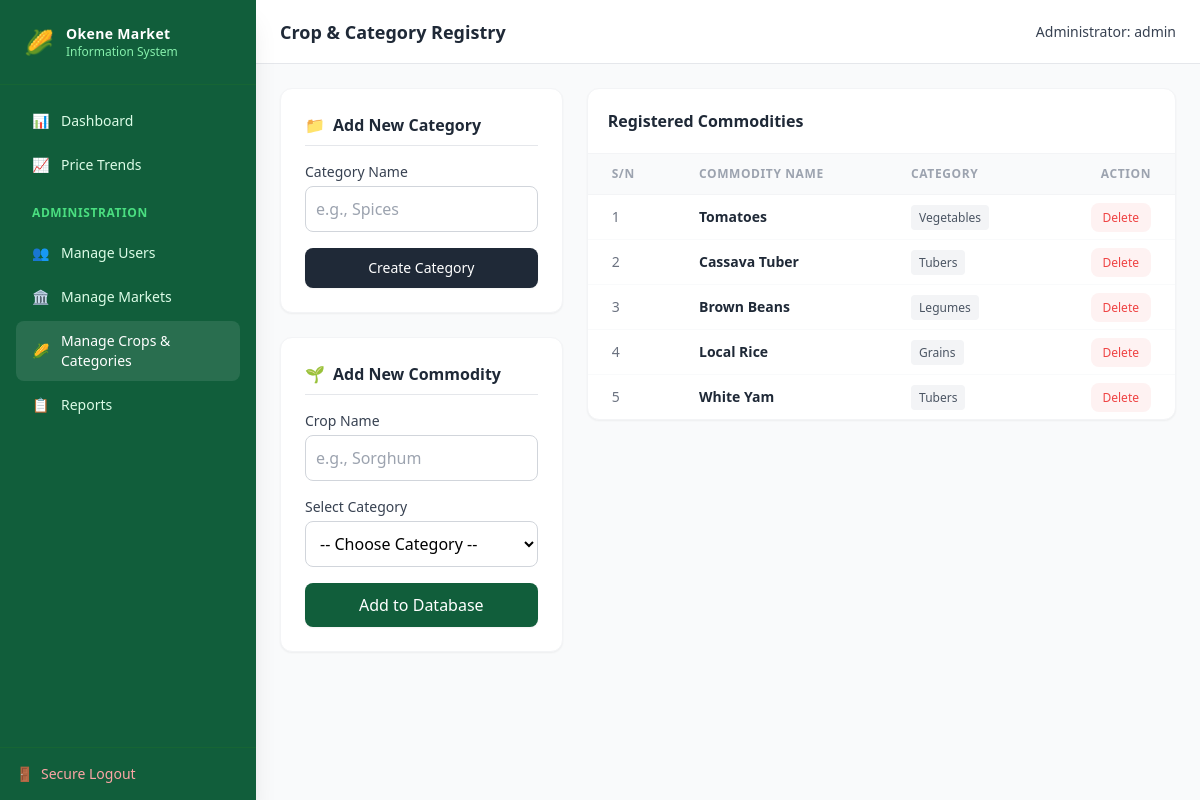
The app's page /cmpis/manage_crops.php (signed in) with its own data.
### tables this page shows
CREATE TABLE `commodities` (
  `id` int(11) NOT NULL,
  `commodity_name` varchar(100) NOT NULL,
  `category` varchar(100) DEFAULT NULL
);

### cmpis/manage_crops.php (the view, shortened to what this page needs)
<?php
require_once 'config/db.php';
$userFullName = $_SESSION['fullname'];
$commodities = $pdo->query("SELECT * FROM commodities ORDER BY id DESC")->fetchAll(PDO::FETCH_ASSOC);
?>
<!DOCTYPE html>
<html lang="en">
<head>
    <script src="https://cdn.tailwindcss.com"></script>
</head>
<body class="bg-gray-50 font-sans antialiased flex min-h-screen">
    <aside class="w-64 bg-okene-green text-white flex flex-col justify-between hidden lg:flex shadow-xl z-20">
        <div>
            <div class="p-6 border-b border-green-800 flex items-center space-x-3">
                <span class="text-2xl">🌽</span>
                <div>
                    <h1 class="font-bold text-sm tracking-wide">Okene Market</h1>
                    <p class="text-xs text-green-300">Information System</p>
                </div>
            </div>
            <nav class="p-4 space-y-1">
                <a href="dashboard.php" class="flex items-center space-x-3 text-green-100 hover:bg-white/5 px-4 py-2.5 rounded-lg text-sm transition-colors"><span>📊</span> <span>Dashboard</span></a>
                <a href="trends.php" class="flex items-center space-x-3 text-green-100 hover:bg-white/5 px-4 py-2.5 rounded-lg text-sm transition-colors"><span>📈</span> <span>Price Trends</span></a>
                <div class="pt-4 pb-2 px-4 text-xs font-semibold text-green-400 uppercase tracking-wider">Administration</div>
                <a href="manage_users.php" class="flex items-center space-x-3 text-green-100 hover:bg-white/5 px-4 py-2.5 rounded-lg text-sm transition-colors"><span>👥</span> <span>Manage Users</span></a>
                <a href="manage_markets.php" class="flex items-center space-x-3 text-green-100 hover:bg-white/5 px-4 py-2.5 rounded-lg text-sm transition-colors"><span>🏛️</span> <span>Manage Markets</span></a>
                <a href="manage_crops.php" class="flex items-center space-x-3 bg-white/10 px-4 py-2.5 rounded-lg text-sm font-medium"><span>🌽</span> <span>Manage Crops & Categories</span></a>
                <a href="reports.php" class="flex items-center space-x-3 text-green-100 hover:bg-white/5 px-4 py-2.5 rounded-lg text-sm transition-colors"><span>📋</span> <span>Reports</span></a>
            </nav>
        </div>
        <div class="p-4 border-t border-green-800 flex items-center space-x-3">
            <a href="logout.php" class="flex items-center space-x-2 text-sm text-red-300 hover:text-white transition-colors w-full"><span>🚪</span> <span>Secure Logout</span></a>
        </div>
    </aside>
    <div class="flex-1 flex flex-col min-w-0 h-screen overflow-hidden">
        <header class="bg-white border-b border-gray-200 h-16 flex items-center justify-between px-6 shrink-0">
            <h2 class="text-lg font-bold text-gray-800">Crop & Category Registry</h2>
            <span class="text-sm font-medium text-gray-700">Administrator: <?php echo htmlspecialchars($userFullName); ?></span>
        </header>
        <main class="flex-1 p-6 space-y-6 overflow-y-auto bg-gray-50">
            <div class="grid grid-cols-1 lg:grid-cols-3 gap-6">
                <div class="space-y-6">
                    <div class="bg-white rounded-xl border border-gray-100 shadow-sm p-6">
                        <h3 class="font-bold text-gray-800 mb-4 border-b pb-2 flex items-center space-x-2">
                            <span>📁</span> <span>Add New Category</span>
                        </h3>
                        <form action="manage_crops.php" method="POST" class="space-y-4">
                            <div>
                                <label class="block text-sm font-medium text-gray-700 mb-1">Category Name</label>
                                <input type="text" name="new_category" required placeholder="e.g., Spices" class="w-full border border-gray-300 rounded-lg p-2.5 focus:ring-1 focus:ring-okene-green focus:outline-none">
                            </div>
                            <button type="submit" name="add_category" class="w-full bg-gray-800 hover:bg-gray-900 text-white font-medium py-2.5 rounded-lg transition-colors shadow-sm text-sm">
                                Create Category
                            </button>
                        </form>
                    </div>
                    <div class="bg-white rounded-xl border border-gray-100 shadow-sm p-6">
                        <h3 class="font-bold text-gray-800 mb-4 border-b pb-2 flex items-center space-x-2">
                            <span>🌱</span> <span>Add New Commodity</span>
                        </h3>
                        <form action="manage_crops.php" method="POST" class="space-y-4">
                            <div>
                                <label class="block text-sm font-medium text-gray-700 mb-1">Crop Name</label>
                                <input type="text" name="crop_name" required placeholder="e.g., Sorghum" class="w-full border border-gray-300 rounded-lg p-2.5 focus:ring-1 focus:ring-okene-green focus:outline-none">
                            </div>
                            <div>
                                <label class="block text-sm font-medium text-gray-700 mb-1">Select Category</label>
                                <select name="category" required class="w-full border border-gray-300 rounded-lg p-2.5 focus:ring-1 focus:ring-okene-green focus:outline-none bg-white">
                                    <option value="" disabled selected>-- Choose Category --</option>
                                </select>
                            </div>
                            <button type="submit" name="add_crop" class="w-full bg-okene-green hover:bg-green-800 text-white font-medium py-2.5 rounded-lg transition-colors shadow-sm mt-2">
                                Add to Database
                            </button>
                        </form>
                    </div>
                </div>
                <div class="bg-white rounded-xl border border-gray-100 shadow-sm overflow-hidden lg:col-span-2 h-fit">
                    <div class="p-5 border-b border-gray-100">
                        <h3 class="font-bold text-gray-800">Registered Commodities</h3>
                    </div>
                    <div class="overflow-x-auto">
                        <table class="w-full text-left border-collapse">
                            <thead>
                                <tr class="bg-gray-50 text-xs font-bold uppercase tracking-wider text-gray-400 border-b border-gray-100">
                                    <th class="py-3 px-6">S/N</th>
                                    <th class="py-3 px-6">Commodity Name</th>
                                    <th class="py-3 px-6">Category</th>
                                    <th class="py-3 px-6 text-right">Action</th>
                                </tr>
                            </thead>
                            <tbody class="divide-y divide-gray-50 text-sm text-gray-600">
                                <?php
                                $sn = 1;
                                foreach($commodities as $c):
                                ?>
                                <tr class="hover:bg-gray-50 transition-colors">
                                    <td class="py-3 px-6 font-medium text-gray-500"><?php echo $sn++; ?></td>
                                    <td class="py-3 px-6 text-gray-800 font-semibold"><?php echo htmlspecialchars($c['commodity_name']); ?></td>
                                    <td class="py-3 px-6"><span class="bg-gray-100 text-gray-600 px-2 py-1 rounded text-xs"><?php echo htmlspecialchars($c['category']); ?></span></td>
                                    <td class="py-3 px-6 text-right">
                                        <a href="manage_crops.php?delete_id=<?php echo $c['id']; ?>" onclick="return confirm('Are you sure you want to delete this crop?');" class="text-red-500 hover:text-red-700 font-medium text-xs bg-red-50 px-3 py-1.5 rounded-lg">Delete</a>
                                    </td>
                                </tr>
                                <?php endforeach; ?>
                            </tbody>
                        </table>
                    </div>
                </div>
            </div>
        </main>
    </div>
</body>
</html>

### records on screen
commodities: commodity_name "Tomatoes", category "Vegetables"
commodities: commodity_name "Cassava Tuber", category "Tubers"
commodities: commodity_name "Brown Beans", category "Legumes"
commodities: commodity_name "Local Rice", category "Grains"
commodities: commodity_name "White Yam", category "Tubers"

### other values on screen
$userFullName "admin"
